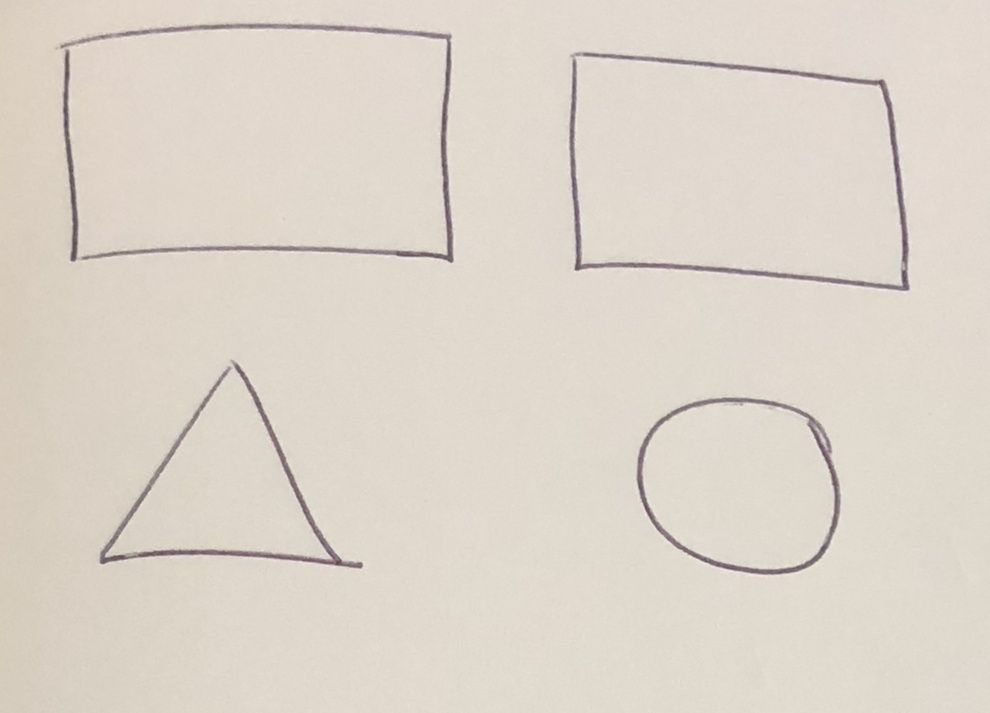
#> input picture detection/test/images/IMG_2140.jpg, 990 x 713 px, shrunk from 1856 x 1336 before the run
$ python contour.py --image IMG_2140.jpg
#> lines starting #> are read from the running program, lines starting #| are printed output that depends on the picture; after the words box and inside, x2 and y2 are one past the last pixel; in counts of white or black regions, pixels touching at a corner belong together
#!/bin/env/python3

# (1) Blurring to denoise
# (2) Gray scaling
# (3) Binarisation

import argparse
import imutils
import cv2
import numpy as np
from matplotlib import pyplot as plt
from matplotlib.widgets import Slider, Button

# Parse arguments.
ap = argparse.ArgumentParser()
ap.add_argument("-i", "--image", required=True, help="Path to input image.")
args = vars(ap.parse_args())

image = cv2.imread(args["image"])
#> image is the input picture: shape (713, 990, 3); mean B, G, R 202.2, 212.8, 221.3
gray = cv2.cvtColor(image, cv2.COLOR_BGR2GRAY)
# Remove noise
blurred = cv2.GaussianBlur(gray, (9,9), 0)
thresh = cv2.adaptiveThreshold(blurred, 255, cv2.ADAPTIVE_THRESH_GAUSSIAN_C, cv2.THRESH_BINARY, 11, 2)
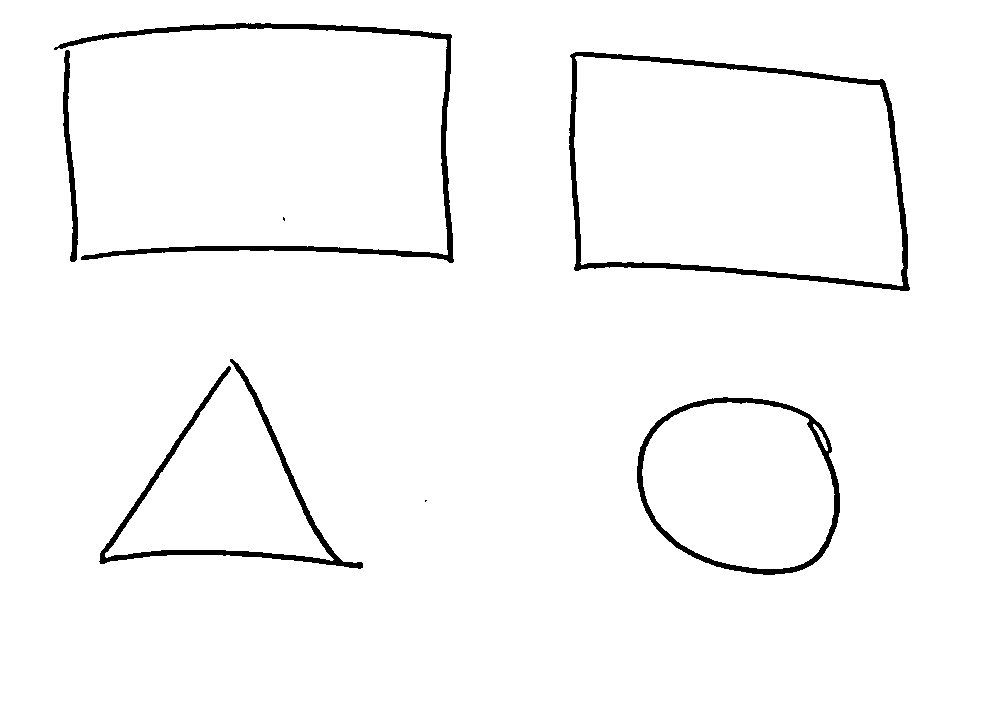
#> thresh: shape (713, 990); 97.4% white; 7 black regions (2 under 20 px), largest, box (x1, y1, x2, y2) and area: (569, 52, 910, 291) 5435, (54, 23, 454, 263) 4973, (99, 359, 363, 569) 3741, (637, 397, 840, 575) 3257, (63, 50, 78, 262) 1126

# [31 lines of commented-out code are left out]
cv2.imshow("Image", thresh)
cv2.waitKey(0)
